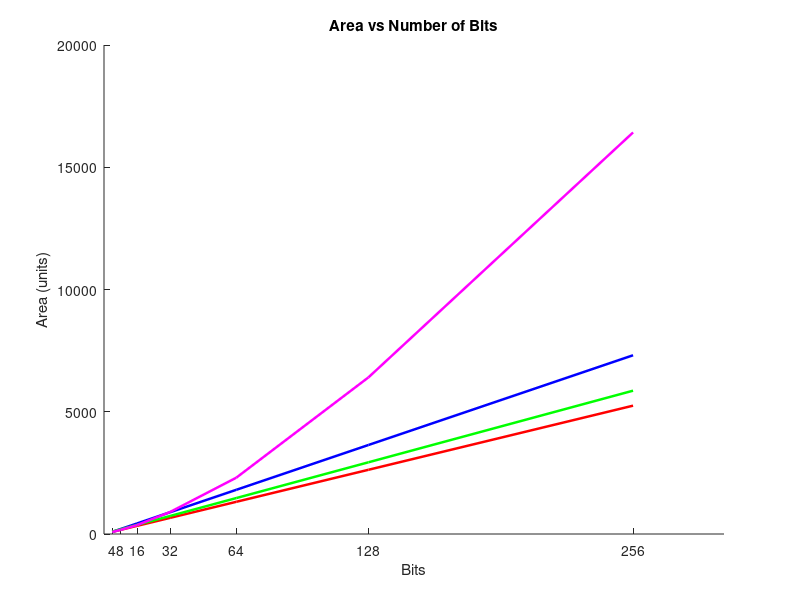

Write MATLAB code to recreate this figure. (Note: this script raises an error after producing the figure.)
% Sample data
bits  = [4 8 16 32 64 128 256];
RCA = [87.514 169.442000 333.298000 661.010000 1316.434000 2627.282 5248.978];
CSA = [87.514000 202.160000 431.452000 890.036000 1807.204000 3641.54 7310.212];
BPA = [97.09 188.594 371.602 737.618 1469.65 2933.714 5861.842];
CLA = [83.524000 168.644000 362.824000 900.676000 2302.230000 6408.738000 16422.84];

figure;
hold on;

plot(bits, RCA, 'LineWidth', 1.8, 'Color', 'r');
plot(bits, CSA, 'LineWidth', 1.8, 'Color', 'b');
plot(bits, BPA, 'LineWidth', 1.8, 'Color', 'g');
plot(bits, CLA, 'LineWidth', 1.8, 'Color', 'm');

xlabel('Bits');
ylabel('Area (units)');
title('Area vs Number of Bits');

% 🔹 Fix X-axis tick labels
xticks(bits);
xticklabels(string(bits));

legend('RCA', 'CSA', 'BPA', 'CLA', 'Location', 'best');
grid on;

hold off;
